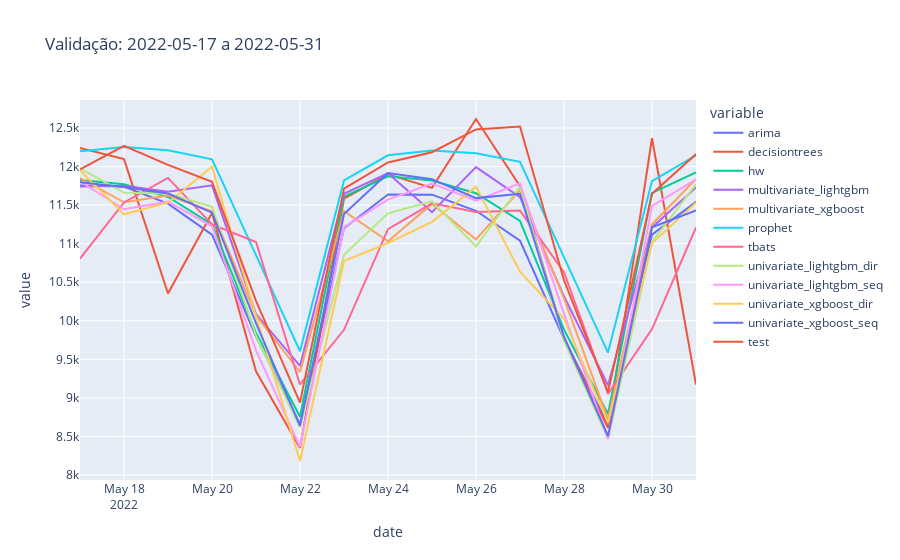

Notebook code for this chart:
### Code cell
# plot using plotly express
df3 = df2.reset_index().melt(id_vars = "date")
px.line(df3, x = "date", y = "value", color= "variable", title=f"Validação: {date_init} a {date_end}")

### Figure 1 — Plotly figure (JSON) as saved in the notebook; plotly's stock layout.template omitted (floating-point values rounded to 4 significant figures)
{"data": [{"hovertemplate": "variable=arima<br>date=%{x}<br>value=%{y}<extra></extra>", "legendgroup": "arima", "line": {"color": "#636efa", "dash": "solid"}, "marker": {"symbol": "circle"}, "mode": "lines", "name": "arima", "orientation": "v", "showlegend": true, "type": "scatter", "x": ["2022-05-17", "2022-05-18", "2022-05-19", "2022-05-20", "2022-05-21", "2022-05-22", "2022-05-23", "2022-05-24", "2022-05-25", "2022-05-26", "2022-05-27", "2022-05-28", "2022-05-29", "2022-05-30", "2022-05-31"], "xaxis": "x", "y": [11750.0, 11740.0, 11520.0, 11120.0, 9799.0, 8657.0, 11200.0, 11640.0, 11640.0, 11430.0, 11040.0, 9763.0, 8655.0, 11120.0, 11540.0], "yaxis": "y"}, {"hovertemplate": "variable=decisiontrees<br>date=%{x}<br>value=%{y}<extra></extra>", "legendgroup": "decisiontrees", "line": {"color": "#EF553B", "dash": "solid"}, "marker": {"symbol": "circle"}, "mode": "lines", "name": "decisiontrees", "orientation": "v", "showlegend": true, "type": "scatter", "x": ["2022-05-17", "2022-05-18", "2022-05-19", "2022-05-20", "2022-05-21", "2022-05-22", "2022-05-23", "2022-05-24", "2022-05-25", "2022-05-26", "2022-05-27", "2022-05-28", "2022-05-29", "2022-05-30", "2022-05-31"], "xaxis": "x", "y": [12240.0, 12100.0, 10350.0, 11400.0, 9344.0, 8350.0, 11580.0, 11900.0, 11720.0, 12620.0, 11740.0, 9773.0, 8612.0, 12370.0, 9173.0], "yaxis": "y"}, {"hovertemplate": "variable=hw<br>date=%{x}<br>value=%{y}<extra></extra>", "legendgroup": "hw", "line": {"color": "#00cc96", "dash": "solid"}, "marker": {"symbol": "circle"}, "mode": "lines", "name": "hw", "orientation": "v", "showlegend": true, "type": "scatter", "x": ["2022-05-17", "2022-05-18", "2022-05-19", "2022-05-20", "2022-05-21", "2022-05-22", "2022-05-23", "2022-05-24", "2022-05-25", "2022-05-26", "2022-05-27", "2022-05-28", "2022-05-29", "2022-05-30", "2022-05-31"], "xaxis": "x", "y": [11820.0, 11770.0, 11610.0, 11250.0, 9844.0, 8755.0, 11610.0, 11870.0, 11820.0, 11650.0, 11300.0, 9885.0, 8791.0, 11660.0, 11920.0], "yaxis": "y"}, {"hovertemplate": "variable=multivariate_lightgbm<br>date=%{x}<br>value=%{y}<extra></extra>", "legendgroup": "multivariate_lightgbm", "line": {"color": "#ab63fa", "dash": "solid"}, "marker": {"symbol": "circle"}, "mode": "lines", "name": "multivariate_lightgbm", "orientation": "v", "showlegend": true, "type": "scatter", "x": ["2022-05-17", "2022-05-18", "2022-05-19", "2022-05-20", "2022-05-21", "2022-05-22", "2022-05-23", "2022-05-24", "2022-05-25", "2022-05-26", "2022-05-27", "2022-05-28", "2022-05-29", "2022-05-30", "2022-05-31"], "xaxis": "x", "y": [11740.0, 11750.0, 11670.0, 11760.0, 10090.0, 9414.0, 11650.0, 11910.0, 11410.0, 11990.0, 11600.0, 10320.0, 9164.0, 11210.0, 11730.0], "yaxis": "y"}, {"hovertemplate": "variable=multivariate_xgboost<br>date=%{x}<br>value=%{y}<extra></extra>", "legendgroup": "multivariate_xgboost", "line": {"color": "#FFA15A", "dash": "solid"}, "marker": {"symbol": "circle"}, "mode": "lines", "name": "multivariate_xgboost", "orientation": "v", "showlegend": true, "type": "scatter", "x": ["2022-05-17", "2022-05-18", "2022-05-19", "2022-05-20", "2022-05-21", "2022-05-22", "2022-05-23", "2022-05-24", "2022-05-25", "2022-05-26", "2022-05-27", "2022-05-28", "2022-05-29", "2022-05-30", "2022-05-31"], "xaxis": "x", "y": [11850.0, 11540.0, 11630.0, 11420.0, 10070.0, 9335.0, 11420.0, 11030.0, 11520.0, 11050.0, 11690.0, 10290.0, 8725.0, 11250.0, 11840.0], "yaxis": "y"}, {"hovertemplate": "variable=prophet<br>date=%{x}<br>value=%{y}<extra></extra>", "legendgroup": "prophet", "line": {"color": "#19d3f3", "dash": "solid"}, "marker": {"symbol": "circle"}, "mode": "lines", "name": "prophet", "orientation": "v", "showlegend": true, "type": "scatter", "x": ["2022-05-17", "2022-05-18", "2022-05-19", "2022-05-20", "2022-05-21", "2022-05-22", "2022-05-23", "2022-05-24", "2022-05-25", "2022-05-26", "2022-05-27", "2022-05-28", "2022-05-29", "2022-05-30", "2022-05-31"], "xaxis": "x", "y": [12200.0, 12260.0, 12210.0, 12090.0, 10850.0, 9604.0, 11820.0, 12150.0, 12210.0, 12170.0, 12060.0, 10830.0, 9587.0, 11810.0, 12150.0], "yaxis": "y"}, {"hovertemplate": "variable=tbats<br>date=%{x}<br>value=%{y}<extra></extra>", "legendgroup": "tbats", "line": {"color": "#FF6692", "dash": "solid"}, "marker": {"symbol": "circle"}, "mode": "lines", "name": "tbats", "orientation": "v", "showlegend": true, "type": "scatter", "x": ["2022-05-17", "2022-05-18", "2022-05-19", "2022-05-20", "2022-05-21", "2022-05-22", "2022-05-23", "2022-05-24", "2022-05-25", "2022-05-26", "2022-05-27", "2022-05-28", "2022-05-29", "2022-05-30", "2022-05-31"], "xaxis": "x", "y": [10810.0, 11530.0, 11850.0, 11250.0, 11020.0, 9174.0, 9882.0, 11190.0, 11520.0, 11410.0, 11430.0, 10630.0, 9051.0, 9893.0, 11210.0], "yaxis": "y"}, {"hovertemplate": "variable=univariate_lightgbm_dir<br>date=%{x}<br>value=%{y}<extra></extra>", "legendgroup": "univariate_lightgbm_dir", "line": {"color": "#B6E880", "dash": "solid"}, "marker": {"symbol": "circle"}, "mode": "lines", "name": "univariate_lightgbm_dir", "orientation": "v", "showlegend": true, "type": "scatter", "x": ["2022-05-17", "2022-05-18", "2022-05-19", "2022-05-20", "2022-05-21", "2022-05-22", "2022-05-23", "2022-05-24", "2022-05-25", "2022-05-26", "2022-05-27", "2022-05-28", "2022-05-29", "2022-05-30", "2022-05-31"], "xaxis": "x", "y": [11980.0, 11660.0, 11650.0, 11480.0, 9808.0, 8618.0, 10860.0, 11390.0, 11550.0, 10960.0, 11740.0, 9743.0, 8471.0, 11020.0, 11770.0], "yaxis": "y"}, {"hovertemplate": "variable=univariate_lightgbm_seq<br>date=%{x}<br>value=%{y}<extra></extra>", "legendgroup": "univariate_lightgbm_seq", "line": {"color": "#FF97FF", "dash": "solid"}, "marker": {"symbol": "circle"}, "mode": "lines", "name": "univariate_lightgbm_seq", "orientation": "v", "showlegend": true, "type": "scatter", "x": ["2022-05-17", "2022-05-18", "2022-05-19", "2022-05-20", "2022-05-21", "2022-05-22", "2022-05-23", "2022-05-24", "2022-05-25", "2022-05-26", "2022-05-27", "2022-05-28", "2022-05-29", "2022-05-30", "2022-05-31"], "xaxis": "x", "y": [11810.0, 11450.0, 11550.0, 11230.0, 9615.0, 8363.0, 11210.0, 11570.0, 11780.0, 11560.0, 11780.0, 10090.0, 8465.0, 11490.0, 11830.0], "yaxis": "y"}, {"hovertemplate": "variable=univariate_xgboost_dir<br>date=%{x}<br>value=%{y}<extra></extra>", "legendgroup": "univariate_xgboost_dir", "line": {"color": "#FECB52", "dash": "solid"}, "marker": {"symbol": "circle"}, "mode": "lines", "name": "univariate_xgboost_dir", "orientation": "v", "showlegend": true, "type": "scatter", "x": ["2022-05-17", "2022-05-18", "2022-05-19", "2022-05-20", "2022-05-21", "2022-05-22", "2022-05-23", "2022-05-24", "2022-05-25", "2022-05-26", "2022-05-27", "2022-05-28", "2022-05-29", "2022-05-30", "2022-05-31"], "xaxis": "x", "y": [11950.0, 11380.0, 11530.0, 12000.0, 10050.0, 8181.0, 10780.0, 11010.0, 11280.0, 11740.0, 10640.0, 10030.0, 8674.0, 11000.0, 11530.0], "yaxis": "y"}, {"hovertemplate": "variable=univariate_xgboost_seq<br>date=%{x}<br>value=%{y}<extra></extra>", "legendgroup": "univariate_xgboost_seq", "line": {"color": "#636efa", "dash": "solid"}, "marker": {"symbol": "circle"}, "mode": "lines", "name": "univariate_xgboost_seq", "orientation": "v", "showlegend": true, "type": "scatter", "x": ["2022-05-17", "2022-05-18", "2022-05-19", "2022-05-20", "2022-05-21", "2022-05-22", "2022-05-23", "2022-05-24", "2022-05-25", "2022-05-26", "2022-05-27", "2022-05-28", "2022-05-29", "2022-05-30", "2022-05-31"], "xaxis": "x", "y": [11800.0, 11730.0, 11650.0, 11400.0, 9970.0, 8637.0, 11380.0, 11920.0, 11840.0, 11590.0, 11650.0, 9792.0, 8505.0, 11210.0, 11430.0], "yaxis": "y"}, {"hovertemplate": "variable=test<br>date=%{x}<br>value=%{y}<extra></extra>", "legendgroup": "test", "line": {"color": "#EF553B", "dash": "solid"}, "marker": {"symbol": "circle"}, "mode": "lines", "name": "test", "orientation": "v", "showlegend": true, "type": "scatter", "x": ["2022-05-17", "2022-05-18", "2022-05-19", "2022-05-20", "2022-05-21", "2022-05-22", "2022-05-23", "2022-05-24", "2022-05-25", "2022-05-26", "2022-05-27", "2022-05-28", "2022-05-29", "2022-05-30", "2022-05-31"], "xaxis": "x", "y": [11960.0, 12270.0, 12020.0, 11800.0, 10260.0, 8939.0, 11710.0, 12050.0, 12190.0, 12480.0, 12520.0, 10530.0, 9074.0, 11650.0, 12160.0], "yaxis": "y"}], "layout": {"legend": {"title": {"text": "variable"}, "tracegroupgap": 0}, "title": {"text": "Validação: 2022-05-17 a 2022-05-31"}, "xaxis": {"anchor": "y", "domain": [0, 1], "title": {"text": "date"}}, "yaxis": {"anchor": "x", "domain": [0, 1], "title": {"text": "value"}}}}
